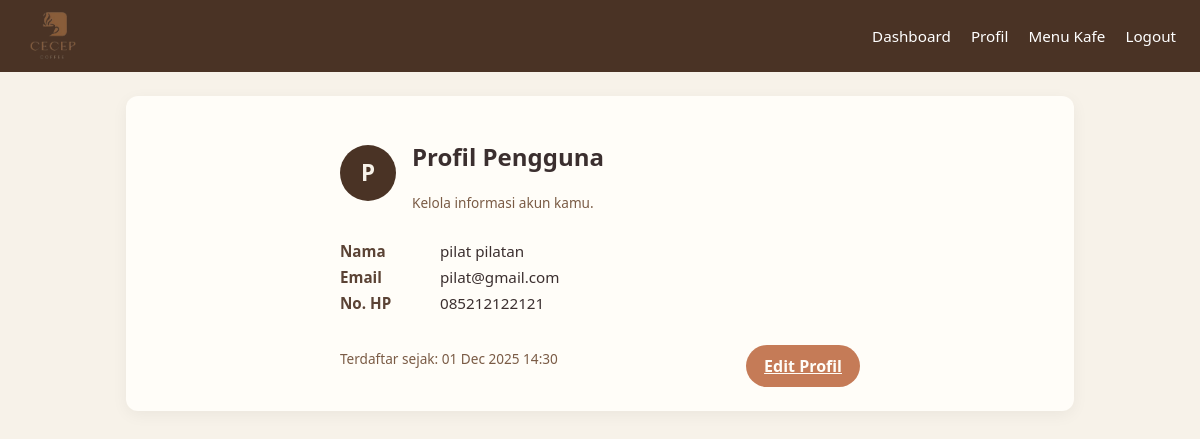
The page /Profile/ProfileIndex.php (signed in) on the database its author committed.
### tables this page shows
CREATE TABLE `users` (
  `id` int(11) NOT NULL,
  `name` varchar(100) NOT NULL,
  `email` varchar(100) NOT NULL,
  `password_hash` varchar(255) NOT NULL,
  `phone` varchar(20) DEFAULT NULL,
  `created_at` timestamp NOT NULL DEFAULT current_timestamp(),
  `updated_at` timestamp NOT NULL DEFAULT current_timestamp() ON UPDATE current_timestamp()
);

### Profile/ProfileIndex.php (the view, shortened to what this page needs)
<?php
require '../config.php';
$stmt = $conn->prepare("SELECT name, email, phone, created_at FROM users WHERE id = ?");
$stmt->bind_param("i", $_SESSION['user_id']);
$stmt->execute();
$result = $stmt->get_result();
$user = $result->fetch_assoc();
$initial = strtoupper(substr($user['name'], 0, 1));
$createdAt = date('d M Y H:i', strtotime($user['created_at']));
?>
<!DOCTYPE html>
<html lang="id">
<head>
    <link rel="stylesheet" href="../assets/style.css">
</head>
<body>
<header class="main-header">
    <img class="logo" src="/cafe_db/img/icon.png" alt="logo">
    <nav>
        <a href="../Dashboard/Dashboard.php">Dashboard</a>
        <a href="../Profile/ProfileIndex.php">Profil</a>
        <a href="../Menu/MenuIndex.php">Menu Kafe</a>
        <a href="../logout.php">Logout</a>
    </nav>
</header>
<main class="content">
    <section class="profile-card">
        <div class="profile-header">
            <div class="avatar-circle">
                <?= htmlspecialchars($initial) ?>
            </div>
            <div>
                <h2>Profil Pengguna</h2>
                <p class="muted">Kelola informasi akun kamu.</p>
            </div>
        </div>
        <div class="profile-info">
            <div class="profile-row">
                <span class="profile-label">Nama</span>
                <span class="profile-value"><?= htmlspecialchars($user['name']) ?></span>
            </div>
            <div class="profile-row">
                <span class="profile-label">Email</span>
                <span class="profile-value"><?= htmlspecialchars($user['email']) ?></span>
            </div>
            <div class="profile-row">
                <span class="profile-label">No. HP</span>
                <span class="profile-value">
                    <?= $user['phone'] ? htmlspecialchars($user['phone']) : '<span class="muted">Belum diisi</span>' ?>
                </span>
            </div>
        </div>
        <div class="profile-footer">
            <span class="profile-date">Terdaftar sejak: <?= htmlspecialchars($createdAt) ?></span>
            <a href="../Profile/ProfileEdit.php" class="btn-primary">Edit Profil</a>
        </div>
    </section>
</main>
</body>
</html>

### assets/style.css (style rules this page uses)
body { margin: 0; font-family: system-ui, -apple-system, BlinkMacSystemFont, "Segoe UI", sans-serif; background-color: #f7f2e9; color: #3b2f2f; }
.main-header { background-color: #4a3325; color: #f7f2e9; padding: 12px 24px; display: flex; justify-content: space-between; align-items: center; }
.main-header .logo { height: 48px; width: 58px; object-fit: contain; display: block; }
.main-header nav a { color: #ffffff; text-decoration: none; margin-left: 16px; font-size: 0.95rem; }
.content { max-width: 900px; margin: 24px auto; padding: 24px; background-color: #fffdf8; border-radius: 12px; box-shadow: 0 4px 16px rgba(0, 0, 0, 0.05); }
.btn-primary { margin-top: 16px; padding: 10px 18px; border-radius: 999px; border: none; background-color: #c57b57; color: #fffdf8; font-weight: 600; cursor: pointer; }
.muted { font-size: 0.85rem; color: #7a5b45; }
.profile-card { max-width: 520px; margin: 0 auto; }
.profile-header { display: flex; align-items: center; gap: 16px; margin-bottom: 16px; }
.avatar-circle { width: 56px; height: 56px; border-radius: 999px; background-color: #4a3325; color: #f7f2e9; display: flex; align-items: center; justify-content: center; font-weight: 700; font-size: 1.4rem; }
.profile-info { margin-bottom: 16px; margin-top: 4px; }
.profile-row { display: flex; gap: 10px; margin-bottom: 6px; font-size: 0.95rem; }
.profile-label { width: 90px; font-weight: 600; color: #5b4335; }
.profile-value { flex: 1; }
.profile-footer { display: flex; justify-content: space-between; align-items: center; gap: 12px; margin-top: 8px; }
.profile-date { font-size: 0.85rem; color: #7a5b45; }

### rows shown on the page
users: name "P", name "pilat pilatan", email "pilat@gmail.com", phone "085212122121", created_at "01 Dec 2025 14:30"
